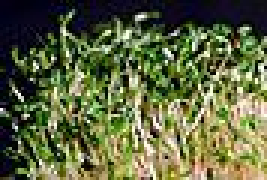
#> input picture Python OpenCV Image Color Matching/images/i01.ppm, 89 x 60 px (shown 3 times larger); its folder holds only this picture in this run
$ python color_matching.py   (Python 2 division)
#> lines starting #> are read from the running program, lines starting #| are printed output that depends on the picture; after the words box and inside, x2 and y2 are one past the last pixel; in counts of white or black regions, pixels touching at a corner belong together
##Image histogram is a graphical representation of the intensity distribution of an image. It quantifies the number of pixels for each intensity value considered.
import os
import glob
import cv2
import cv
import numpy as np
from termcolor import colored

for ppm_infile in glob.glob( os.path.join("images", '*.ppm') ):
    high_correlation = ""
    low_correlation = ""
    #Loads each ppm images from the image folder.
    ppm_img = cv2.imread(ppm_infile)
#> ppm_img is the input picture: shape (60, 89, 3); mean B, G, R 64.8, 102.2, 94.7
    #For drawing the histogram.
    ppm_h = np.zeros((300,256,3))
    #Convert ppm image to gray scale.
    ppm_imgray = cv2.cvtColor(ppm_img,cv2.COLOR_BGR2GRAY)
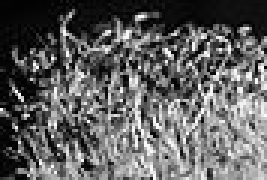
#> ppm_imgray: shape (60, 89) (shown 3 times larger); min 0, max 254, mean 95.7
    #Create ppm binary mask, a 8-bit image, where white denotes that region should be used for histogram calculations, and black means it should not.
    ppm_ret, ppm_thresh_mask = cv2.threshold(ppm_imgray,127,255,0)
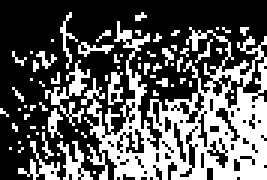
#> ppm_thresh_mask: shape (60, 89) (shown 3 times larger); 36.4% white in thin lines or dots
    #Return number of bins (2-D array). Return 256 bins since we have 256 colors.

    cv2.imwrite("8bitmask/" + ppm_infile.replace("images/", "").replace(".ppm", ".jpg"), ppm_thresh_mask)

    #Number of bins, since the histogram has 256 colors, it needs 256 bins. Bin is a multidimensional array.
    ppm_bins = np.arange(256).reshape(256,1)
    color = [ (255,0,0),(0,255,0),(0,0,255) ]
    #Iterate an enumerate tuple containing a count and the values obtained from iterating over the list color.
    for ch, col in enumerate(color):
        #Calculates a histogram for the 8-bit region marked in the mask using a set of arrays.
        ppm_hist = cv2.calcHist([ppm_img],[ch],ppm_thresh_mask,[256],[0,256])
        #Normalize the value to fall below 255 and fit in image height.
        cv2.normalize(ppm_hist,ppm_hist,0,255,cv2.NORM_MINMAX)
        #Evenly round to the given number of decimals. For values exactly halfway between rounded decimal values, Numpy rounds to the nearest even value.
        round_ppm_hist = np.int32(np.around(ppm_hist))
        #Stack bins and hist for drawing the polylines.
        ppm_pts = np.column_stack((ppm_bins,round_ppm_hist))
        #Draw polylines to represent the histogram.
        cv2.polylines(ppm_h,[ppm_pts],False,col)
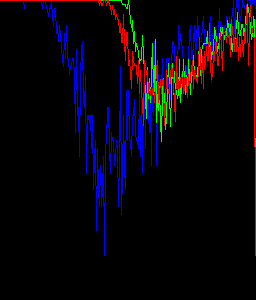
#> ppm_h: shape (300, 256, 3) float64; mean B, G, R 12.2, 4.2, 7.3

    #Flip the image vertically.
    ppm_h=np.flipud(ppm_h)
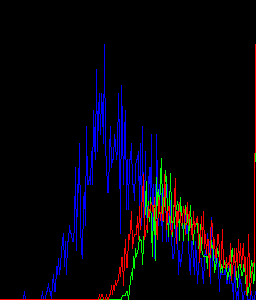
#> ppm_h: shape (300, 256, 3) float64; mean B, G, R 12.2, 4.2, 7.3

    cv2.imwrite("histograms/ppm/" + ppm_infile.replace("images/", "").replace(".ppm", ".jpg"), ppm_h)

    for jpg_infile in glob.glob( os.path.join("images", '*.jpg') ):
        #Loads each jpg images from the image folder.
        jpg_img = cv2.imread(jpg_infile)
        #For drawing the histogram.
        jpg_h = np.zeros((300,256,3))
        #Convert jpg image to gray scale.
        jpg_imgray = cv2.cvtColor(jpg_img,cv2.COLOR_BGR2GRAY)
        #Create jpg binary mask, a 8-bit image, where white denotes that region should be used for histogram calculations, and black means it should not.
        jpg_ret, jpg_thresh_mask = cv2.threshold(jpg_imgray,127,255,0)
        #Return number of bins (2-D array). Return 256 bins since we have 256 colors.
        jpg_bins = np.arange(256).reshape(256,1)
        color = [ (255,0,0),(0,255,0),(0,0,255) ]
        #Iterate an enumerate tuple containing a count and the values obtained from iterating over the list color.
        for ch, col in enumerate(color):
            #Calculates a histogram for the 8-bit region marked in the mask using a set of arrays.
            jpg_hist = cv2.calcHist([jpg_img],[ch],jpg_thresh_mask,[256],[0,256])
            #Normalize the value to fall below 255 and fit in image height.
            cv2.normalize(jpg_hist,jpg_hist,0,255,cv2.NORM_MINMAX)
            #Evenly round to the given number of decimals. For values exactly halfway between rounded decimal values, Numpy rounds to the nearest even value.
            round_jpg_hist = np.int32(np.around(jpg_hist))
            #Stack bins and hist for drawing the polylines.
            jpg_pts = np.column_stack((jpg_bins,round_jpg_hist))
            #Draw polylines to represent the histogram.
            cv2.polylines(jpg_h,[jpg_pts],False,col)

        #Flip the image vertically.
        jpg_h=np.flipud(jpg_h)

        cv2.imwrite("histograms/jpg/" + jpg_infile.replace("images/", "").replace(".ppm", ".jpg"), jpg_h)

        #Compare the correlation of two histograms and return a numerical parameter that express how well two histograms match with each other.
        counter = cv2.compareHist(ppm_hist, jpg_hist, cv.CV_COMP_CORREL)

        #Initialization of the result interpretation.
        if high_correlation == "" and low_correlation == "":
            high_counter = counter
            low_counter = counter
            high_correlation = jpg_infile
            low_correlation = jpg_infile
        #Find the most similar jpg image.
        if counter >= high_counter:
            high_counter = counter
            high_correlation = jpg_infile
        #Find the most dissimilar jpg image.
        if counter <= low_counter:
            low_counter = counter
            low_correlation = jpg_infile
    #Print the result using colored text supported by the termcolor library of terminal.
    print colored("Reading PPM Image: " + ppm_infile, 'red')
#> (the run stopped early here; a loop or call above may not have finished)

$ run again, on Python OpenCV Image Color Matching/images/i05.ppm
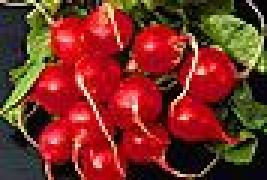
#> input picture Python OpenCV Image Color Matching/images/i05.ppm, 89 x 60 px (shown 3 times larger)
#> ppm_img is the input picture: shape (60, 89, 3); mean B, G, R 36.1, 48.2, 122.3
#> `ppm_ret, ppm_thresh_mask = cv2.threshold(ppm_imgray,127,255,0)`:
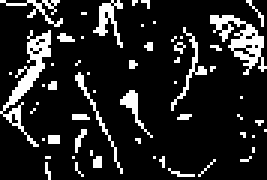
#> ppm_thresh_mask: shape (60, 89) (shown 3 times larger); 14.1% white in thin lines or dots
#> `ppm_h=np.flipud(ppm_h)`:
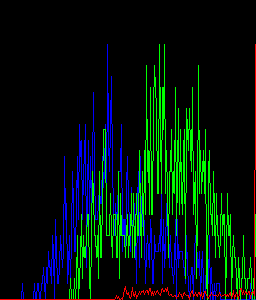
#> ppm_h: shape (300, 256, 3) float64; mean B, G, R 14.4, 21.4, 2.4

$ run again, on Python OpenCV Image Color Matching/images/i06.ppm
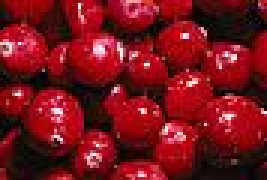
#> input picture Python OpenCV Image Color Matching/images/i06.ppm, 89 x 60 px (shown 3 times larger)
#> ppm_img is the input picture: shape (60, 89, 3); mean B, G, R 26.3, 18.8, 118.7
#> `ppm_ret, ppm_thresh_mask = cv2.threshold(ppm_imgray,127,255,0)`:
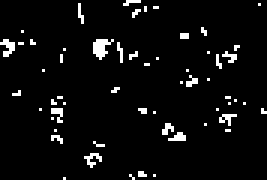
#> ppm_thresh_mask: shape (60, 89) (shown 3 times larger); 4.8% white in thin lines or dots
#> `ppm_h=np.flipud(ppm_h)`:
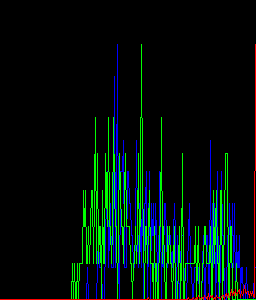
#> ppm_h: shape (300, 256, 3) float64; mean B, G, R 13.1, 18.1, 2

$ run again, on Python OpenCV Image Color Matching/images/i07.ppm
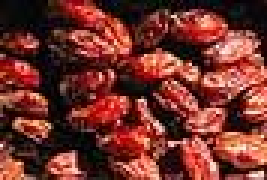
#> input picture Python OpenCV Image Color Matching/images/i07.ppm, 89 x 60 px (shown 3 times larger)
#> ppm_img is the input picture: shape (60, 89, 3); mean B, G, R 43.5, 50.8, 115
#> `ppm_ret, ppm_thresh_mask = cv2.threshold(ppm_imgray,127,255,0)`:
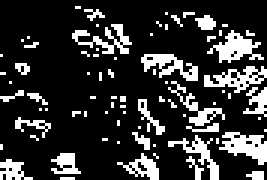
#> ppm_thresh_mask: shape (60, 89) (shown 3 times larger); 20% white in thin lines or dots
#> `ppm_h=np.flipud(ppm_h)`:
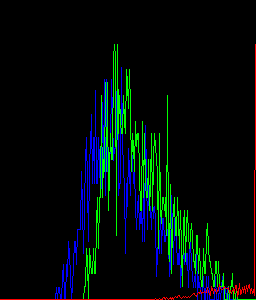
#> ppm_h: shape (300, 256, 3) float64; mean B, G, R 10.7, 12.7, 2.1

$ run again, on Python OpenCV Image Color Matching/images/i02.ppm
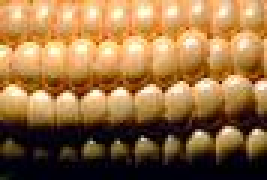
#> input picture Python OpenCV Image Color Matching/images/i02.ppm, 89 x 60 px (shown 3 times larger)
#> ppm_img is the input picture: shape (60, 89, 3); mean B, G, R 67.7, 111.6, 150.8
#> ppm_thresh_mask: shape (60, 89); 53.3% white; 21 black regions (17 under 20 px), largest, box (x1, y1, x2, y2) and area: (0, 29, 89, 60) 1952, (0, 18, 79, 34) 420, (79, 17, 89, 28) 58, (0, 11, 7, 17) 21
#> `ppm_h=np.flipud(ppm_h)`:
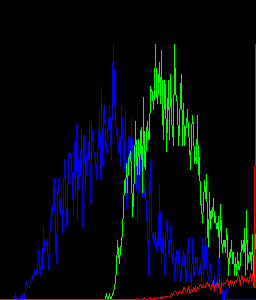
#> ppm_h: shape (300, 256, 3) float64; mean B, G, R 12.7, 9.4, 2.2
